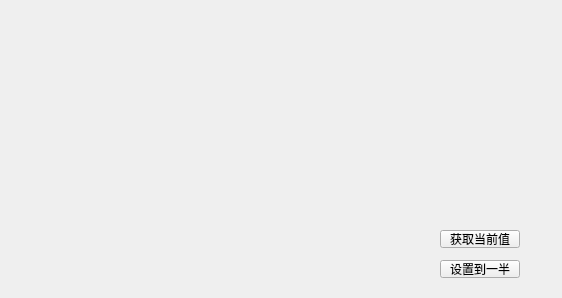
<?xml version="1.0" encoding="UTF-8"?>
<ui version="4.0">
 <class>Widget</class>
 <widget class="QWidget" name="Widget">
  <property name="geometry">
   <rect>
    <x>0</x>
    <y>0</y>
    <width>562</width>
    <height>298</height>
   </rect>
  </property>
  <property name="windowTitle">
   <string>Widget</string>
  </property>
  <widget class="SmallWidget" name="widget" native="true">
   <property name="geometry">
    <rect>
     <x>30</x>
     <y>230</y>
     <width>351</width>
     <height>51</height>
    </rect>
   </property>
  </widget>
  <widget class="QPushButton" name="btnGet">
   <property name="geometry">
    <rect>
     <x>440</x>
     <y>230</y>
     <width>80</width>
     <height>18</height>
    </rect>
   </property>
   <property name="text">
    <string>获取当前值</string>
   </property>
  </widget>
  <widget class="QPushButton" name="btnSet">
   <property name="geometry">
    <rect>
     <x>440</x>
     <y>260</y>
     <width>80</width>
     <height>18</height>
    </rect>
   </property>
   <property name="text">
    <string>设置到一半</string>
   </property>
  </widget>
 </widget>
 <customwidgets>
  <customwidget>
   <class>SmallWidget</class>
   <extends>QWidget</extends>
   <header location="global">smallwidget.h</header>
   <container>1</container>
  </customwidget>
 </customwidgets>
 <resources/>
 <connections/>
</ui>
